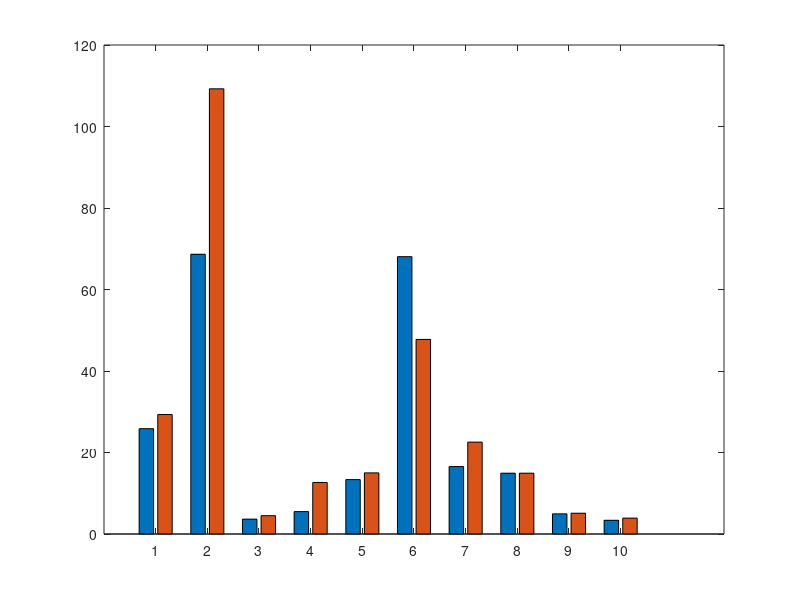

Write MATLAB code to recreate this figure. (Note: this script raises an error after producing the figure.)
%This code was written by Pinar Demirayak in March 2023 to create correlation plot for
%cognitive tests between MCI and HC group.
clc;
clear all;

load('eegcognitivetests.mat');

mean_hcs=[mean(hc_mmse);mean(hc_sbst_total);mean(hc_sbst_ir);mean(hc_sbst_fr);mean(hc_sbst_tr);mean(hc_stroop);mean(hc_animal);mean(hc_bnt);mean(hc_dsfor);mean(hc_dsback)];
mean_mcis=[mean(mci_mmse);mean(mci_sbst_total);mean(mci_sbst_ir);mean(mci_sbst_fr);mean(mci_sbst_tr);mean(mci_stroop);mean(mci_animal);mean(hc_bnt);mean(mci_dsfor);mean(mci_dsback)];
means_together(1,1)=mean_mcis(1);means_together(1,2)=mean_hcs(1);means_together(2,1)=mean_mcis(2);means_together(2,2)=mean_hcs(2);means_together(3,1)=mean_mcis(3);means_together(3,2)=mean_hcs(3);means_together(4,1)=mean_mcis(4);means_together(4,2)=mean_hcs(4);means_together(5,1)=mean_mcis(5);means_together(5,2)=mean_hcs(5);means_together(6,1)=mean_mcis(6);means_together(6,2)=mean_hcs(6);means_together(7,1)=mean_mcis(7);means_together(7,2)=mean_hcs(7);means_together(8,1)=mean_mcis(8);means_together(8,2)=mean_hcs(8);means_together(9,1)=mean_mcis(9);means_together(9,2)=mean_hcs(9);means_together(10,1)=mean_mcis(10);means_together(10,2)=mean_hcs(10);  
std_hcs=[std(hc_mmse);std(hc_sbst_total);std(hc_sbst_ir);std(hc_sbst_fr);std(hc_sbst_tr);std(hc_stroop);std(hc_animal);std(hc_bnt);std(hc_dsfor);std(hc_dsback)];
std_mcis=[std(mci_mmse);std(mci_sbst_total);std(mci_sbst_ir);std(mci_sbst_fr);std(mci_sbst_tr);std(mci_stroop);std(mci_animal);std(hc_bnt);std(mci_dsfor);std(mci_dsback)];
h=bar(means_together);
hold on
redd=[0.64,0.08,0.18];bluee=[0,0.45,0.74];
h(1).FaceColor=redd;
h(2).FaceColor=bluee;
h(1).FaceAlpha=0.5;
h(2).FaceAlpha=0.5;
h(1).FaceAlpha=0.5;
h(2).FaceAlpha=0.5;

scatter(repmat(h(1).XEndPoints(1), length(mci_mmse), 1),mci_mmse,60,'MarkerFaceColor','none','MarkerEdgeColor','k','LineWidth',1)
scatter(repmat(h(1).XEndPoints(2), length(mci_sbst_total), 1),mci_sbst_total,60,'MarkerFaceColor','none','MarkerEdgeColor','k','LineWidth',1)
scatter(repmat(h(1).XEndPoints(3), length(mci_sbst_ir), 1),mci_sbst_ir,60,'MarkerFaceColor','none','MarkerEdgeColor','k','LineWidth',1)
scatter(repmat(h(1).XEndPoints(4), length(mci_sbst_fr), 1),mci_sbst_fr,60,'MarkerFaceColor','none','MarkerEdgeColor','k','LineWidth',1)
scatter(repmat(h(1).XEndPoints(5), length(mci_sbst_tr), 1),mci_sbst_tr,60,'MarkerFaceColor','none','MarkerEdgeColor','k','LineWidth',1)
scatter(repmat(h(1).XEndPoints(6), length(mci_stroop), 1),mci_stroop,60,'MarkerFaceColor','none','MarkerEdgeColor','k','LineWidth',1)
scatter(repmat(h(1).XEndPoints(7), length(mci_animal), 1),mci_animal,60,'MarkerFaceColor','none','MarkerEdgeColor','k','LineWidth',1)
scatter(repmat(h(1).XEndPoints(8), length(mci_bnt), 1),mci_bnt,60,'MarkerFaceColor','none','MarkerEdgeColor','k','LineWidth',1)
scatter(repmat(h(1).XEndPoints(9), length(mci_dsfor), 1),mci_dsfor,60,'MarkerFaceColor','none','MarkerEdgeColor','k','LineWidth',1)
scatter(repmat(h(1).XEndPoints(10), length(mci_dsback), 1),mci_dsback,60,'MarkerFaceColor','none','MarkerEdgeColor','k','LineWidth',1)

scatter(repmat(h(2).XEndPoints(1), length(hc_mmse), 1),hc_mmse,60,'MarkerFaceColor','none','MarkerEdgeColor','k','LineWidth',1)
scatter(repmat(h(2).XEndPoints(2), length(hc_sbst_total), 1),hc_sbst_total,60,'MarkerFaceColor','none','MarkerEdgeColor','k','LineWidth',1)
scatter(repmat(h(2).XEndPoints(3), length(hc_sbst_ir), 1),hc_sbst_ir,60,'MarkerFaceColor','none','MarkerEdgeColor','k','LineWidth',1)
scatter(repmat(h(2).XEndPoints(4), length(hc_sbst_fr), 1),hc_sbst_fr,60,'MarkerFaceColor','none','MarkerEdgeColor','k','LineWidth',1)
scatter(repmat(h(2).XEndPoints(5), length(hc_sbst_tr), 1),hc_sbst_tr,60,'MarkerFaceColor','none','MarkerEdgeColor','k','LineWidth',1)
scatter(repmat(h(2).XEndPoints(6), length(hc_stroop), 1),hc_stroop,60,'MarkerFaceColor','none','MarkerEdgeColor','k','LineWidth',1)
scatter(repmat(h(2).XEndPoints(7), length(hc_animal), 1),hc_animal,60,'MarkerFaceColor','none','MarkerEdgeColor','k','LineWidth',1)
scatter(repmat(h(2).XEndPoints(8), length(hc_bnt), 1),hc_bnt,60,'MarkerFaceColor','none','MarkerEdgeColor','k','LineWidth',1)
scatter(repmat(h(2).XEndPoints(9), length(hc_dsfor), 1),hc_dsfor,60,'MarkerFaceColor','none','MarkerEdgeColor','k','LineWidth',1)
scatter(repmat(h(2).XEndPoints(10), length(hc_dsback), 1),hc_dsback,60,'MarkerFaceColor','none','MarkerEdgeColor','k','LineWidth',1)

errorbar(h(1).XEndPoints,mean_mcis,std_mcis,'LineStyle','none','Color','k','LineWidth',2)
errorbar(h(2).XEndPoints,mean_hcs,std_hcs,'LineStyle','none','Color','k','LineWidth',2)

xticklabels(["Mini-Mental State Examination" "Verbal Fluency Test-Total" "Verbal Fluency Test-IR" "Verbal Fluency Test-FR" "Verbal Fluency Test-TR" "Stroop Test-RI" "Animal Listing Test" "Boston Naming Test" "Digit Span-Forward" "Digit Span-Backward"])
ylabel("Test Scores",'FontSize',14,'FontName','arial')
set(findall(gcf,'-property','FontSize'),'FontSize',14)
set(findall(gcf,'-property','FontName'),'FontName','arial')